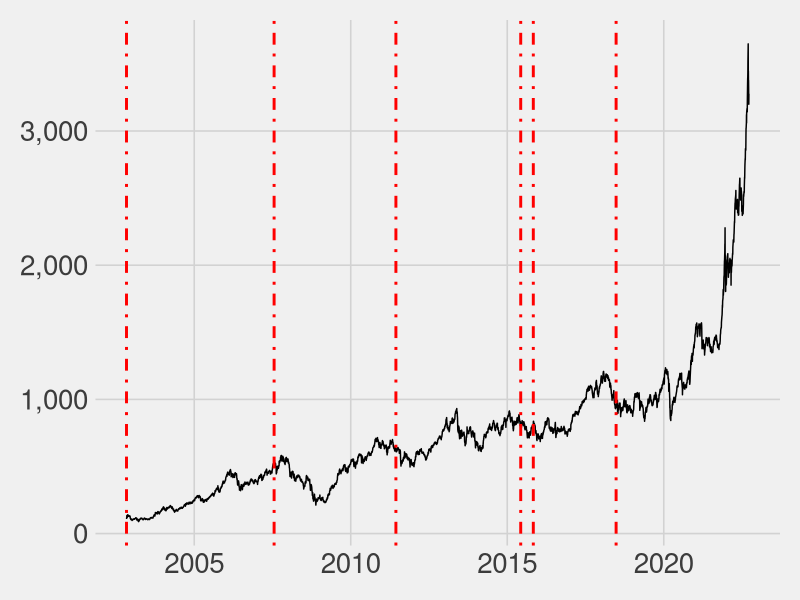
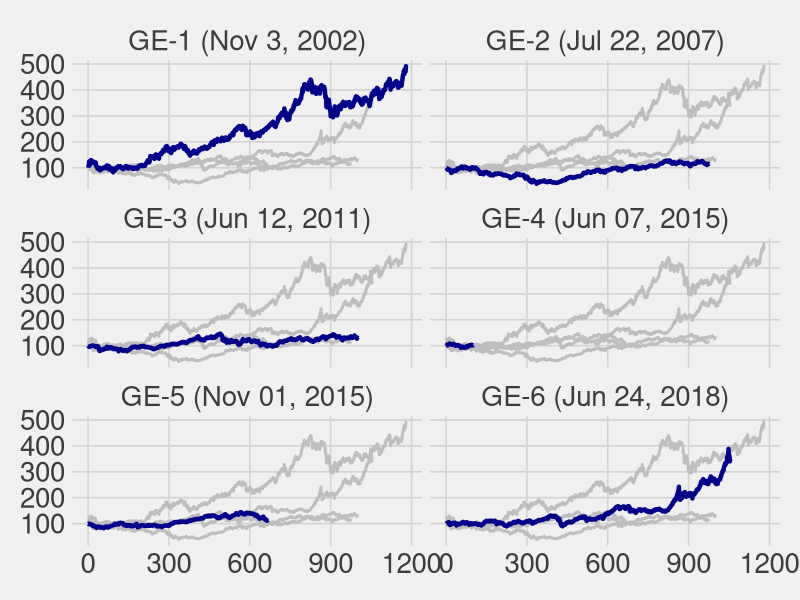
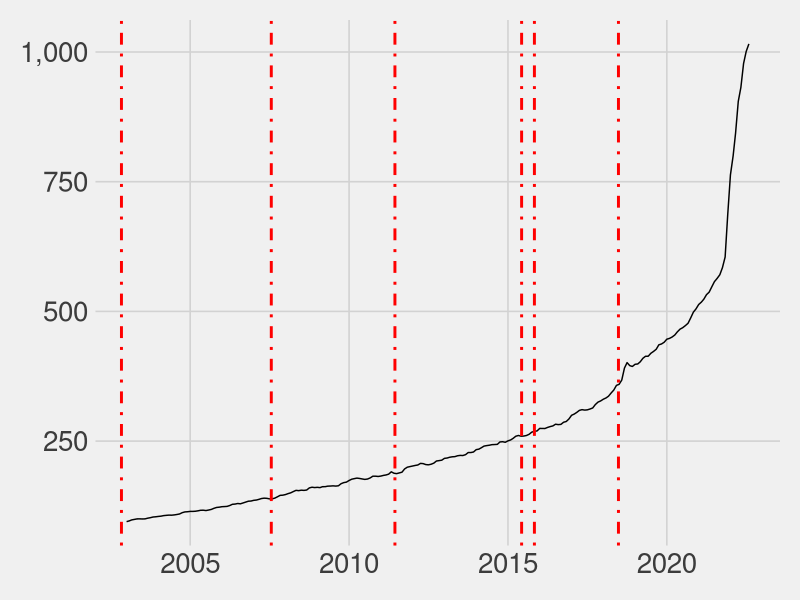
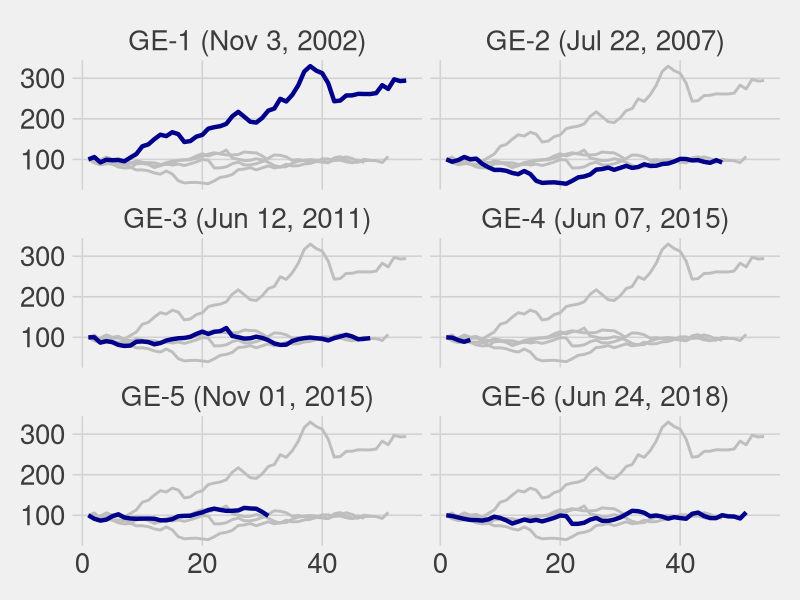

Here is the R script that generated these plots, in order:
## ---- chunk 1
knitr::opts_chunk$set(echo = TRUE)
## ---- chunk 2

library(dplyr)

elections <- data.frame(
  date = c(
    "Nov 3, 2002",
    "Jul 22, 2007",
    "Jun 12, 2011",
    "Jun 07, 2015",
    "Nov 01, 2015",
    "Jun 24, 2018"
  ),
  election = c(
    "General",
    "General",
    "General",
    "General",
    "General",
    "General"
  )
)

elections %>% 
  kableExtra::kbl(align = "c") %>% 
  kableExtra::kable_paper(full_width = F) %>% 
  kableExtra::column_spec(1, width = "10em", background = "yellow", bold = T) %>% 
  kableExtra::column_spec(2, width = "10em", background = "gray", color = "white", bold = T)

## ---- chunk 3

library(tidyverse)

## ---- chunk 4

bist100 <- readxl::read_excel("data1.xlsx") %>% 
  mutate(date = lubridate::dmy(date))

## ---- chunk 5

election_dates <- c("2002-11-03",
                    "2007-07-22",
                    "2011-06-12",
                    "2015-06-07",
                    "2015-11-01",
                    "2018-06-24")

ggplot(bist100, aes(x = date, y = close)) +
  geom_line() +
  geom_vline(xintercept = as.Date(election_dates), linetype = "dotdash", color = "red", size = 1) +
  ggthemes::theme_fivethirtyeight() +
  theme(axis.text = element_text(size = 20)) +
  scale_y_continuous(labels = scales::comma)

## ---- chunk 6

# Groups

bist100 <- bist100 %>% 
  mutate(
    election = case_when(
      date >= as.Date("2002-11-03") & date < as.Date("2007-07-22") ~ "GE-1 (Nov 3, 2002)",
      date >= as.Date("2007-07-22") & date < as.Date("2011-06-12") ~ "GE-2 (Jul 22, 2007)",
      date >= as.Date("2011-06-12") & date < as.Date("2015-06-07") ~ "GE-3 (Jun 12, 2011)",
      date >= as.Date("2015-06-07") & date < as.Date("2015-11-01") ~ "GE-4 (Jun 07, 2015)",
      date >= as.Date("2015-11-01") & date < as.Date("2018-06-24") ~ "GE-5 (Nov 01, 2015)",
      date >= as.Date("2018-06-24") ~ "GE-6 (Jun 24, 2018)"
    )
  )

## ---- chunk 7

# Initial Values

initialValues <- bist100 %>% 
  group_by(election) %>% 
  slice_min(date) %>% 
  rename("initial"=2) %>% 
  ungroup()

## ---- chunk 8

# Indices

master <- bist100 %>% 
  left_join(initialValues, by = c("date","election")) %>% 
  mutate(initial = zoo::na.locf(initial), # Replace NAs with previous value
         "indices" = close / initial * 100) %>% 
  group_by(election) %>% 
  mutate(t = row_number()) %>% 
  ungroup()

## ---- chunk 9

ggplot(master, aes(x = t, y = indices)) +
  geom_line(data = master %>% rename(election2 = election),
            aes(group = election2), color = "gray", size = 1) +
  geom_line(color = "dark blue", size = 1.5) +
  ggthemes::theme_fivethirtyeight() +
  theme(strip.text = element_text(size = 20),
        axis.text = element_text(size = 20)) +
  facet_wrap(~election, ncol = 2)

## ---- chunk 10

perform100 <- master %>% 
  group_by(election) %>% 
  filter(date == min(date) | date == max(date)) %>% 
  mutate(
    return = log(1 + (lead(indices) - indices) / indices) * 100
  ) %>% 
  ungroup() %>% 
  select(election,return) %>% 
  na.omit()

## ---- chunk 11

perform100 %>% 
  mutate(return = round(return, digits = 1)) %>% 
  kableExtra::kbl(align = "c") %>% 
  kableExtra::kable_paper(full_width = F) %>% 
  kableExtra::column_spec(1, width = "10em", background = "yellow", bold = T) %>% 
  kableExtra::column_spec(2, width = "10em", background = "gray", color = "white", bold = T)

## ---- chunk 12

cpi <- readxl::read_excel("data2.xlsx") %>% 
  mutate(
    date = lubridate::ymd(paste0(date,"-",1))
  )

## ---- chunk 13

ggplot(cpi, aes(x = date, y = cpi)) +
  geom_line() +
  geom_vline(xintercept = as.Date(election_dates), linetype = "dotdash", color = "red", size = 1) +
  ggthemes::theme_fivethirtyeight() +
  theme(axis.text = element_text(size = 20)) +
  scale_y_continuous(labels = scales::comma)

## ---- chunk 14

bist100_monthly <- readxl::read_excel("data1.xlsx") %>% 
  mutate(date = lubridate::dmy(date),
         year = lubridate::year(date),
         month = lubridate::month(date)) %>% 
  group_by(year,month) %>% 
  summarise(close = mean(close)) %>% 
  ungroup() %>% 
  mutate(date = as.Date(paste0(year,"-",month,"-",1))) %>% 
  select(date,close) %>% 
  mutate(
    election = case_when(
      date >= as.Date("2002-11-01") & date < as.Date("2007-07-01") ~ "GE-1 (Nov 3, 2002)",
      date >= as.Date("2007-07-01") & date < as.Date("2011-06-01") ~ "GE-2 (Jul 22, 2007)",
      date >= as.Date("2011-06-01") & date < as.Date("2015-06-01") ~ "GE-3 (Jun 12, 2011)",
      date >= as.Date("2015-06-01") & date < as.Date("2015-11-01") ~ "GE-4 (Jun 07, 2015)",
      date >= as.Date("2015-11-01") & date < as.Date("2018-06-01") ~ "GE-5 (Nov 01, 2015)",
      date >= as.Date("2018-06-01") ~ "GE-6 (Jun 24, 2018)"
    )
  ) %>% 
  left_join(cpi, by = "date") %>% 
  na.omit() %>% 
  mutate(
    new_close = close / cpi, .before = close
  ) %>% 
  select(-close,-cpi)

## ---- chunk 15

initialValues2 <- bist100_monthly %>% 
  group_by(election) %>% 
  slice_min(date) %>% 
  rename("initial"=2) %>% 
  ungroup()

## ---- chunk 16

master2 <- bist100_monthly %>% 
  left_join(initialValues2, by = c("date","election")) %>% 
  mutate(initial = zoo::na.locf(initial),
         "indices" = new_close / initial * 100) %>% 
  group_by(election) %>% 
  mutate(t = row_number()) %>% 
  ungroup()

## ---- chunk 17

ggplot(master2, aes(x = t, y = indices)) +
  geom_line(data = master2 %>% rename(election2 = election),
            aes(group = election2), color = "gray", size = 1) +
  geom_line(color = "dark blue", size = 1.5) +
  ggthemes::theme_fivethirtyeight() +
  theme(strip.text = element_text(size = 20),
        axis.text = element_text(size = 20)) +
  facet_wrap(~election, ncol = 2)

## ---- chunk 18

perform100_2 <- master2 %>% 
  group_by(election) %>% 
  filter(date == min(date) | date == max(date)) %>% 
  mutate(
    return = log(1 + (lead(indices)-indices) / indices) * 100
  ) %>% 
  ungroup() %>% 
  select(election,return) %>% 
  na.omit()

## ---- chunk 19

perform100_2 %>% 
  mutate(return = round(return, digits = 1)) %>% 
  kableExtra::kbl(align = "c") %>% 
  kableExtra::kable_paper(full_width = F) %>% 
  kableExtra::column_spec(1, width = "10em", background = "yellow", bold = T) %>% 
  kableExtra::column_spec(2, width = "10em", background = "gray", color = "white", bold = T)
